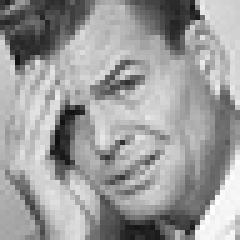
#> input picture train/Angry/18156.jpg, 48 x 48 px, found by its file name (shown 5 times larger); its folder holds only this picture in this run
$ python cleaning.py
#> lines starting #> are read from the running program, lines starting #| are printed output that depends on the picture
import matplotlib.pyplot as plt
from sklearn.model_selection import train_test_split
import cv2
import os
import numpy as np
from skimage import io
train_dir = r"/Users/roviandsouza/Documents/GitHub/AAI_Emotion_detection/train"
test_dir = r"/Users/roviandsouza/Documents/GitHub/AAI_Emotion_detection/test"
labels = ["Angry", "Bored", "Focused", "Neutral"]
train_target_dir = r"/Users/roviandsouza/Documents/GitHub/AAI_Emotion_detection/trained_cleaned_images"
test_target_dir = r"/Users/roviandsouza/Documents/GitHub/AAI_Emotion_detection/test_cleaned_images"
x_train = []
y_train = []
x_test = []
y_test = []
for label in labels:
    os.makedirs(os.path.join(train_target_dir, label), exist_ok=True)
    os.makedirs(os.path.join(test_target_dir, label), exist_ok=True)

# Cleaning in train folder
for label, class_label in enumerate(labels):
    class_path = os.path.join(train_dir, class_label)
    for file in os.listdir(class_path):
        image_path = os.path.join(class_path, file)
        image = cv2.imread(image_path)
#> image is the input picture: shape (48, 48, 3); min 15, max 255, mean 155.5
        resized_img = cv2.resize(image, (256, 256))
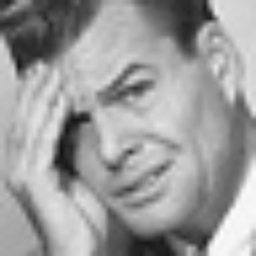
#> resized_img: shape (256, 256, 3); min 16, max 253, mean 155.4
        # GrayScale
        image = cv2.cvtColor(resized_img, cv2.COLOR_BGR2GRAY)
#> image: shape (256, 256)
        io.imsave(os.path.join(train_target_dir, class_label, file), image)
        x_train.append(image)
        y_train.append(label)
#> pass 2 of the loop `for label, class_label in enumerate(labels):`:
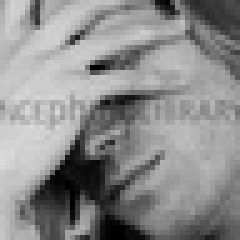
#> input picture train/Bored/13540.jpg, 48 x 48 px, found by its file name (shown 5 times larger)
#> image is the input picture: shape (48, 48, 3); min 0, max 219, mean 139.9
#> `resized_img = cv2.resize(image, (256, 256))`:
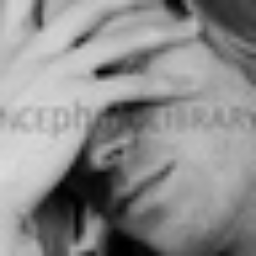
#> resized_img: shape (256, 256, 3); min 0, max 219, mean 139.8
#> image: shape (256, 256)
#> pass 3 of the loop `for label, class_label in enumerate(labels):`:
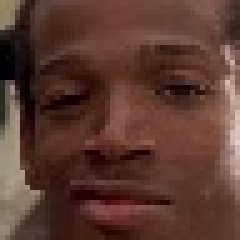
#> input picture train/Focused/image0004524.jpg, 48 x 48 px, found by its file name (shown 5 times larger)
#> image is the input picture: shape (48, 48, 3); mean B, G, R 47.4, 57.5, 90.9
#> `image = cv2.cvtColor(resized_img, cv2.COLOR_BGR2GRAY)`:
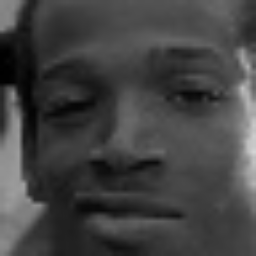
#> image: shape (256, 256); min 0, max 212, mean 66.2
#> (the run stopped early here; a loop or call above may not have finished)
